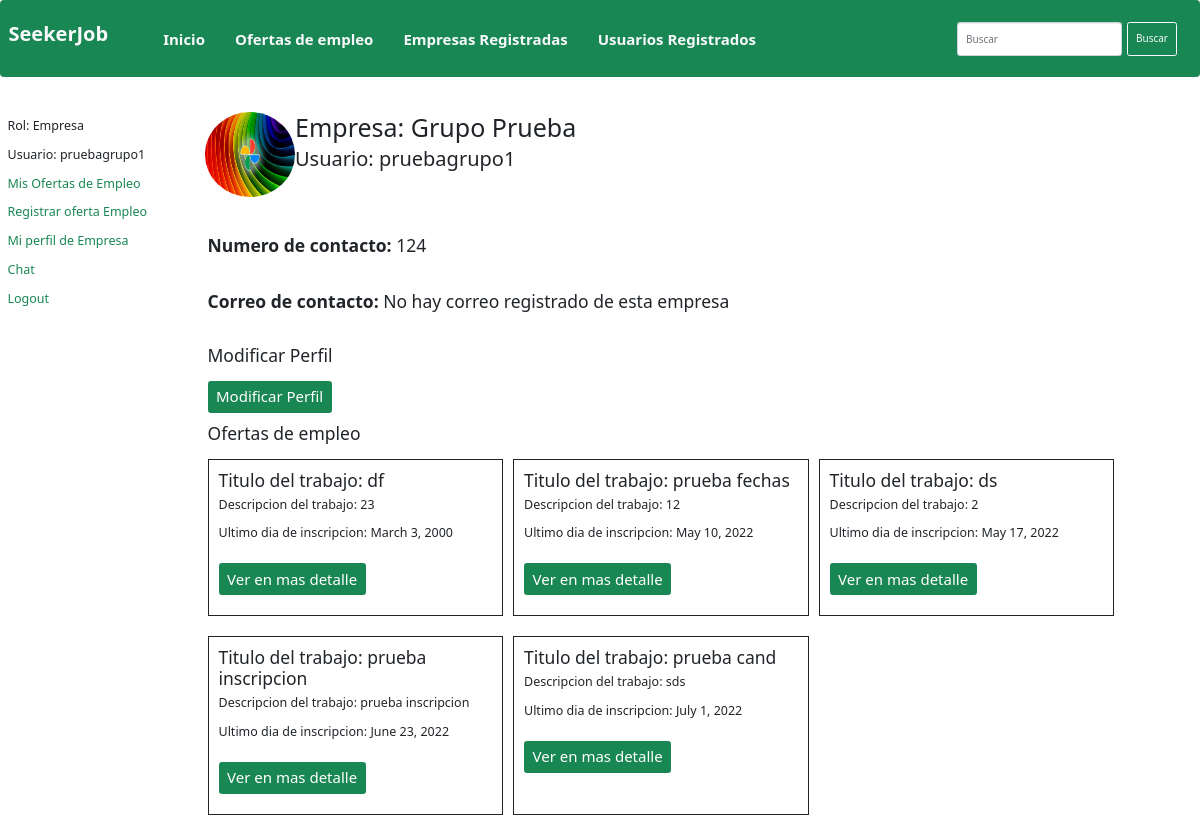
Page /seekerJob/detalle_empresa/ (signed in) on the committed database.
### seekerJob/models.py (models this page shows, shortened)
class Empresa(models.Model):
    login=models.ForeignKey(User, on_delete=models.CASCADE)
    nombre_empresa=models.CharField(max_length=100)
    telefono=models.CharField(max_length=15, blank=True)
    email=models.CharField(max_length=100, blank=True)
    Foto= models.ImageField("Imagen de Perfil", default="user-default.png")
    def get_absolute_url(self):
        return reverse("empresa_detail", args=[str(self.id)])

class OfertaEmpleo(models.Model):
    EmpresaSolicitante=models.ForeignKey(Empresa, on_delete=models.CASCADE)
    Titulo=models.CharField(max_length=30)
    Descripcion=models.CharField(max_length=100)
    UltimoDiaInscripcion=models.DateField(help_text= "Escriba una fecha posterior a una semana a partir del dia de hoy")
    Presencialidad=models.ForeignKey(Presencialidad,on_delete=models.CASCADE, default=1)
    Estudios=models.ForeignKey(EstudiosMinimos,on_delete=models.CASCADE, default=1)
    Jornada=models.ForeignKey(JornadaLaboral,on_delete=models.CASCADE, default=1)
    Puesto=models.ForeignKey(PuestoDeTrabajo,on_delete=models.CASCADE, default=1)
    Contrato=models.ForeignKey(TipoContrato,on_delete=models.CASCADE, default=1)
    def get_absolute_url(self):
        return reverse("ofertaempleo-detail", args=[str(self.id)])
    Candidatos=models.ManyToManyField(Usuario, blank=True)
    class Meta:
        permissions =(("aplicar_como_candidato","aplicar_como_candidato"),)

### seekerJob/views.py (the view)
# urls.py: path("detalle_empresa/", views.MiPerfilEmpresa, name="miempresa_detail"),
@login_required
def MiPerfilEmpresa(request):
    empresa=Empresa.objects.get(login=request.user)
    oferta=OfertaEmpleo.objects.filter(EmpresaSolicitante=Empresa.objects.get(login=request.user))
    return render(request, "seekerJob/empresa_detail.html",{
            "empresa": empresa,
            "oferta":oferta})

### seekerJob/templatetags/groups_tags.py (called while the page is built)
@register.filter(name="has_group")
def has_group(user, group_name):
    return user.groups.filter(name=group_name).exists()

### seekerJob/templates/seekerJob/empresa_detail.html (shortened to what this page needs)
{% extends "base_generic.html" %}
{% block content %}
<div class="container p-2 m-0">
    <div class="row ">
        <div class="col-1 p-0">
            <img src="{{empresa.Foto.url}}" class="img-circle" width="90px" height="85px">
                    </div>
        <div class="col">
            <h1 >Empresa: {{empresa.nombre_empresa}} </h1>
            <h2 >Usuario: {{empresa.login}} </h2>
        </div >
    </div >
</div >
    <p class="fs-3 my-5"><strong>Numero de contacto:</strong> {{ empresa.telefono }}</p>
    <p class="fs-3 my-5"><strong>Correo de contacto:</strong> {% if empresa.email == "" %} No hay correo registrado de esta empresa
        {% else %}{{ empresa.email }}{% endif %}</p>
    {% if request.user == empresa.login %}
  <h3>Modificar Perfil</h3>
  <a href="{{ empresa.get_absolute_url }}modificarEmpresa" class="btn btn-success my-3 fs-4">Modificar Perfil</a>
  {% endif %}
    <h3 >Ofertas de empleo </h3>
    <div  class="d-flex flex-wrap">
    {% for oferta in oferta  %}
    <div class="border ofertas border-dark m-3 ms-0 p-3">
    <h3 >Titulo del trabajo: {{oferta.Titulo}}</h3>
    <p>Descripcion del trabajo: {{oferta.Descripcion}}</p>
    <p>Ultimo dia de inscripcion: {{oferta.UltimoDiaInscripcion}}</p>
    <a class="btn btn-success fs-4 my-3" href="{{ oferta.get_absolute_url }}">Ver en mas detalle</a>
    </div>
    {% endfor  %}
</div>
{% endblock %}

### seekerJob/templates/base_generic.html (shortened to what this page needs)
<!DOCTYPE html>
<html lang="en">
<head>
  <link rel="stylesheet" href="https://maxcdn.bootstrapcdn.com/bootstrap/3.3.7/css/bootstrap.min.css">
  {% load static %}
  <link rel="stylesheet" href="{% static 'css/styles.css' %}">
  <link href="https://cdn.jsdelivr.net/npm/bootstrap@5.1.3/dist/css/bootstrap.min.css" rel="stylesheet">
</head>
{% load groups_tags %}
<body class="fs-5">
  <nav class="navbar navbar-expand-lg navbar-light bg-success " id="navbar-color">
    <div class="container-fluid">
      <a class="navbar-brand fs-2 mt-4 text-light fw-bold" href="{% url 'index' %}">SeekerJob</a>
      <div class="collapse navbar-collapse" id="navbard">
        <ul class="navbar-nav me-auto mb-2 mb-lg-0">
          <li class="nav-item mx-3">
            <a class="nav-link active fs-4 text-light fw-bold" href="{% url 'index' %}">Inicio</a>
          </li>
          <li class="nav-item mx-3">
            <a class="nav-link active fs-4 text-light fw-bold" href="{% url 'OfertasDeEmpleo' %}"> Ofertas de empleo</a>
          </li>
          {% if user.is_authenticated %}
          {% if  request.user|has_group:"Empresas" or  request.user|has_group:"Administradores" or request.user|has_group:"Moderadores" or request.user.is_superuser  %}
          <li class="nav-item mx-3">
            <a class="nav-link active fs-4 text-light fw-bold" href="{% url 'listadoEmpresas' %}"> Empresas Registradas</a>
          </li>
          {% endif %}
          {% endif %}
          <li class="nav-item mx-3">
            <a class="nav-link active fs-4 text-light fw-bold" href="{% url 'listadoUsuarios' %}"> Usuarios Registrados</a>
          </li>
        </ul>
        <form class="d-flex" method="POST" action="{% url 'buscador' %}">
          <input class="form-control me-2" type="search" placeholder="Buscar" name="searched">
          <button class="btn btn-outline-light" type="submit">Buscar</button>
        </form>
      </div>
    </div>
    </nav>
  <div class="container-fluid">
    <div class="row">
      <div class="col-sm-2">
     <ul class="sidebar-nav">
     {% if user.is_authenticated %}
     {% if  request.user|has_group:"Administradores"  or request.user.is_superuser %}
     <li class="my-3 ">Rol: Administrador</li>
     {% elif  request.user|has_group:"Moderadores" %}
     <li class="my-3 ">Rol: Moderadore</li>
     {% elif  request.user|has_group:"Usuarios" %}
     <li class="my-3 ">Rol: Usuario</li>
     {% elif  request.user|has_group:"Empresas" %}
     <li class="my-3 ">Rol: Empresa</li>
     {% endif %}
       <li class="my-3 ">Usuario: {{ user.get_username }}</li>
       {% if request.user.groups.all.0.name == "Empresas" %}
       <li class="my-3 "><a class="text-success text-decoration-none" href="{% url 'misOfertasDeEmpleo' %}">Mis Ofertas de Empleo</a></li>
       <li class="my-3"><a class="text-success text-decoration-none" href="{% url 'registro_OfertaEmpleo' %}">Registrar oferta Empleo</a></li>
       <li class="my-3"><a class="text-success text-decoration-none" href="{% url 'miempresa_detail'  %}">Mi perfil de Empresa</a></li>
       {% elif request.user.groups.all.0.name == "Usuarios" %}
       <li class="my-3"><a class="text-success text-decoration-none" href="{% url 'miusuario_detail'  %}">Mi perfil de Usuario</a></li>
       {% endif %}
       <li class="my-3"><a class="text-success text-decoration-none" href="{% url 'inbox' %}">Chat</a></li>
       <li class="my-3"> <a class="text-success text-decoration-none" href="{% url 'logout'%}?next={% url 'index'%}">Logout</a></li>
     {% else %}
       <li><a class="text-success text-decoration-none" href="{% url 'login'%}?next={{request.path}}">Login</a></li>
     {% endif %}
    </ul>
      </div>
      <div class="col-sm-10 my-3 ">
      {% block content %}{% endblock %}
      </div>
    </div>
  </div>
</body>
</html>

### seekerJob/static/css/styles.css (style rules this page uses)
.sidebar-nav { margin-top: 20px; padding: 0; list-style: none; }

### seekerJob/templates/seekerJob/empresa_detail.html (style rules this page uses)
.ofertas { width:30%; }

### rows in the picture
Empresa: Foto (picture), nombre_empresa "Grupo Prueba", login "pruebagrupo1", telefono "124"
OfertaEmpleo: Titulo "df", Descripcion "23", UltimoDiaInscripcion "March 3, 2000"
OfertaEmpleo: Titulo "prueba fechas", Descripcion "12", UltimoDiaInscripcion "May 10, 2022"
OfertaEmpleo: Titulo "ds", Descripcion "2", UltimoDiaInscripcion "May 17, 2022"
OfertaEmpleo: Titulo "prueba inscripcion", Descripcion "prueba inscripcion", UltimoDiaInscripcion "June 23, 2022"
OfertaEmpleo: Titulo "prueba cand", Descripcion "sds", UltimoDiaInscripcion "July 1, 2022"

### other values in the picture
{{ user.get_username }} "pruebagrupo1"
